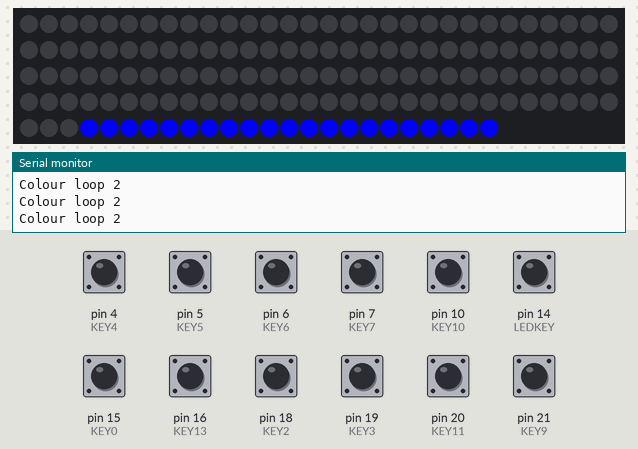
A sketch run on a simulated Arduino Leonardo, built with avr-gcc and run on an emulated ATmega32U4. Shown: 144 RGB LEDs in strip order, left to right, continuing on the next row, the last lines printed to the serial monitor. The test bench sets the inputs (shaded band); at power-on: pin 4 (KEY4), pin 5 (KEY5), pin 6 (KEY6), pin 7 (KEY7), pin 10 (KEY10), pin 14 (LEDKEY), pin 15 (KEY0), pin 16 (KEY13), pin 18 (KEY2), pin 19 (KEY3), pin 20 (KEY11), pin 21 (KEY9) HIGH. Dim RGB values are drawn brighter than linear; colours are those a GRB WS2812 strip shows for the declared byte order; USB keyboard and mouse output is not drawn.

Above: at 3.5 s.
3.6 s: pin 10 (KEY10) pulled LOW for 3 s
At 5.8 s:
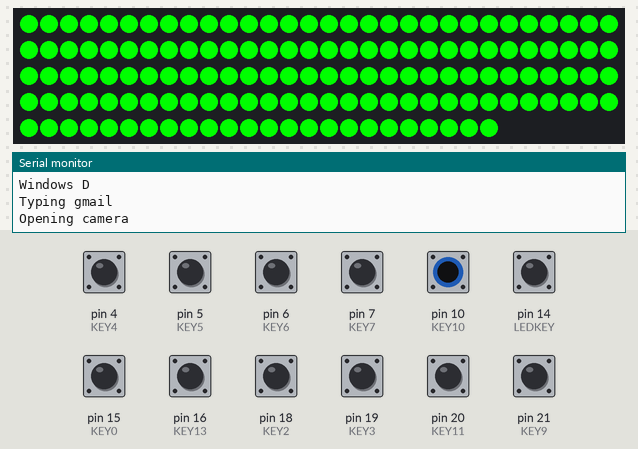
8.3 s: pin 14 (LEDKEY) pulled LOW for 3 s
19.0 s: pin 4 (KEY4) pulled LOW for 3 s
At 23.64 s:
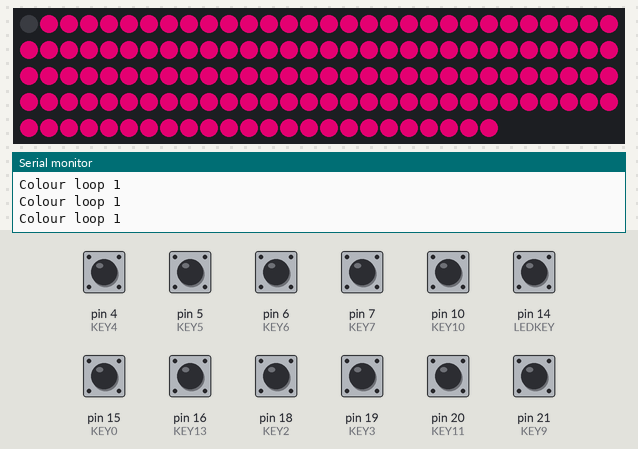
27.1 s: pin 4 (KEY4) pulled LOW for 3 s
At 31.67 s:
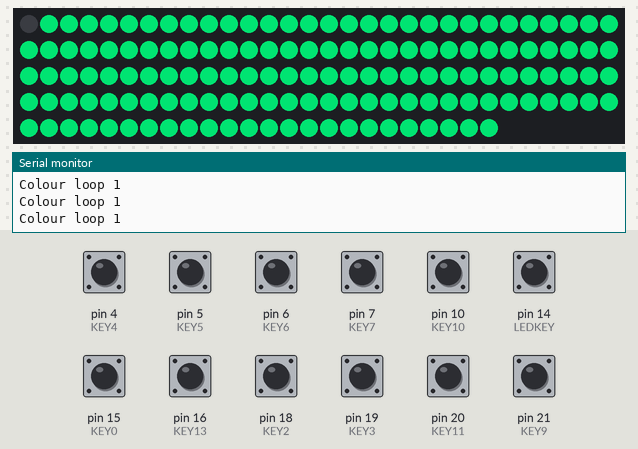
Timing chart, 0 to 33.2 s (numbered marks = the images above; inputs shaded):
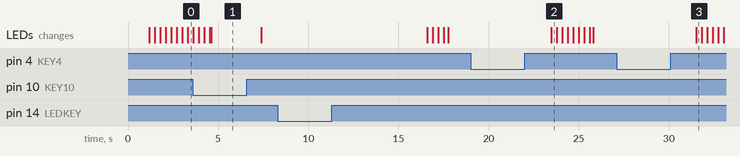

The sketch:

color_cycle_WORKING.ino
```cpp
#include <FastLED.h>
#include <Keyboard.h>

#define NUM_LEDS 144      /* The amount of pixels/leds you have */
#define DATA_PIN 1       /* The pin your data line is connected to */
#define LED_TYPE WS2812B /* I assume you have WS2812B leds, if not just change it to whatever you have */
#define BRIGHTNESS 255   /* Control the brightness of your leds */
#define SATURATION 255   /* Control the saturation of your leds */
#define KEY0 15
#define KEY1 2
#define KEY2 18
#define KEY3 19
#define KEY4 4
#define KEY5 5
#define KEY6 6
#define KEY7 7
#define KEY8 8
#define KEY9 21
#define KEY10 10
#define KEY11 20
#define LEDKEY 14
#define KEY13 16

const int buttonpin = 14;
int colors[13] = {0, 30, 60, 90, 120, 150, 180, 210, 240, 270, 300, 330, 360};
//int c = 0;
static int p = 1;

CRGB leds[NUM_LEDS];

void setcolor(int hue) {
  Serial.println("Setting colour nig");
  for (int id = 0; id < NUM_LEDS; id++) {
    leds[id] = CHSV(hue, 255, 0);
    FastLED.show();
    Serial.println("Colour loop 1");
    delay(1);
  }
  Serial.println("Exit loop 1");
  for (int id = 0; id < NUM_LEDS; id++) {
    leds[id] = CHSV(hue, 255, 255);
    FastLED.show();
    Serial.println("Colour loop 2");
    delay(1);
  }
  Serial.println("Finished setting colour nig");
}

void setup() {
  FastLED.addLeds<LED_TYPE, DATA_PIN>(leds, NUM_LEDS);
  pinMode(LEDKEY, INPUT_PULLUP);
  Serial.begin(9600);
  pinMode (KEY0, INPUT_PULLUP);
  pinMode (KEY1, INPUT_PULLUP);
  pinMode (KEY2, INPUT_PULLUP);
  pinMode (KEY3, INPUT_PULLUP);
  pinMode (KEY4, INPUT_PULLUP);
  pinMode (KEY5, INPUT_PULLUP);
  pinMode (KEY6, INPUT_PULLUP);
  pinMode (KEY7, INPUT_PULLUP);
  pinMode (KEY8, INPUT_PULLUP);
  pinMode (KEY9, INPUT_PULLUP);
  pinMode (KEY10, INPUT_PULLUP);
  pinMode (KEY11, INPUT_PULLUP);
  pinMode (KEY13, INPUT_PULLUP);
  Keyboard.begin();
  setcolor(160);
}

void daddy() {


              //Windows L command//

    if (digitalRead(KEY0) == HIGH) {
    Serial.println("Locking Computer");
    Keyboard.press(KEY_LEFT_GUI);
    delay(100);
    Keyboard.print("l");
    delay(100);
    Keyboard.releaseAll();
    }

            //Windows+x U U U enter command//

  //   if (digitalRead(KEY9) == HIGH) {
   // Serial.println("shutting down");
   // Keyboard.press(KEY_LEFT_GUI);
   // delay(100);
   // Keyboard.print("x");
   // delay(100);
   // Keyboard.releaseAll();
   // delay(100);
   // Keyboard.print("u");
   // delay(50);
   // Keyboard.print("u");
   // delay(50);
   // Keyboard.print("u");
   // delay(100);
   // Keyboard.press(KEY_RETURN);
   // delay(100);
   // Keyboard.releaseAll();
    // }

     //Windows D command//

      if (digitalRead(KEY2) == HIGH) {
    Serial.println("Windows D");
    Keyboard.press(KEY_LEFT_GUI);
    delay(100);
    Keyboard.print("d");
    delay(100);
    Keyboard.releaseAll();
      }


     //type gmail command//

      if (digitalRead(KEY3) == HIGH) {
    Serial.println("Typing gmail");
    Keyboard.print("Bradley.hanser@gmail.com");
    delay(100);
    Keyboard.releaseAll();
    delay(500);
      }


            //open camera command//

   if (digitalRead(KEY13) == HIGH) {
    Serial.println("Opening camera");
    Keyboard.press(KEY_LEFT_GUI);
    delay(100);
    Keyboard.releaseAll();
    delay(150);
    Keyboard.print("camera");
    delay(200);
    Keyboard.press(KEY_RETURN);
    delay(100);
    Keyboard.releaseAll();

  }

              //open calculator command//

  if (digitalRead(KEY10) == HIGH) {
    Serial.println("Opening calculator");
    Keyboard.press(KEY_LEFT_GUI);
    delay(100);
    Keyboard.releaseAll();
    delay(150);
    Keyboard.print("Calculator");
    delay(200);
    Keyboard.press(KEY_RETURN);
    delay(100);
    //change the keyname in the parenthese to any from:https://www.arduino.cc/en/Reference/KeyboardModifiers, if you want multiple, duplicate this command//
    delay(100); //this sets a delay so the keybind doesnt spam, and only goes once per 100 milliseconds in this case//
  }
  if (digitalRead(KEY10) == LOW && digitalRead(KEY13) == LOW) {
    Keyboard.releaseAll();
    Serial.println("rel");
  }
  Serial.println("fuck");

  //open chrome command//

if (digitalRead(KEY11) == HIGH) {
    Serial.println("Opening chrome");
    Keyboard.press(KEY_LEFT_GUI);
    delay(100);
    Keyboard.releaseAll();
    delay(150);
    Keyboard.print("Chrome");
    delay(200);
    Keyboard.press(KEY_RETURN);
    delay(100);
}

//open spotify command//

if (digitalRead(KEY9)== HIGH) {
    Serial.println("Opening spotify");
    Keyboard.press(KEY_LEFT_GUI);
    delay(100);
    Keyboard.releaseAll();
    delay(150);
    Keyboard.print("Spotify");
    delay(200);
    Keyboard.press(KEY_RETURN);
    delay(100);
}


//LED's off button//

if (digitalRead(KEY4)== HIGH) {
    Serial.println("Turning off LED's");
     FastLED.clear();  // clear all pixel data
  FastLED.show();
    delay(10);
}

//Enter pin command//

if (digitalRead(KEY5)== HIGH) {
    Serial.println("Entering pin");
    Keyboard.press("b");
    delay(500);
    Keyboard.print("****");
    delay(100);
    Keyboard.press(KEY_RETURN);
    delay(500);
}

//open cura command//

if (digitalRead(KEY6)== HIGH) {
    Serial.println("Opening Cura");
    Keyboard.press(KEY_LEFT_GUI);
    delay(100);
    Keyboard.releaseAll();
    delay(150);
    Keyboard.print("ultimaker cura");
    delay(200);
    Keyboard.press(KEY_RETURN);
    delay(100);
}

if (digitalRead(KEY7)== HIGH) {
    Serial.println("Entering password");
    Keyboard.print("**********");
    delay(100);
    Keyboard.press(KEY_RETURN);
    delay(500);
}

}

void loop() {

            //Change LED colour command//

  if (digitalRead(LEDKEY) == HIGH) {
    p++;
    Serial.print("P is now ");
    Serial.println(p);
    if (p == 1) {
      setcolor(160);
    } else if (p == 2) {
      setcolor(0);
    } else if (p == 3) {
      setcolor(128);
    } else if (p == 4) {
      setcolor(224);
    } else if (p == 5) {
      setcolor(96);
    } else if (p == 6) {
      Serial.println("Rolling over");
      p = 1;
      setcolor(160);
    }


  }
  Serial.println("loop");
  daddy();
}
```

Measured:
- after the input at 19.0 s, the LEDs: change after 4.5 s (image 2)
- after the input at 27.1 s, the LEDs: change after 4.4 s (image 3)
